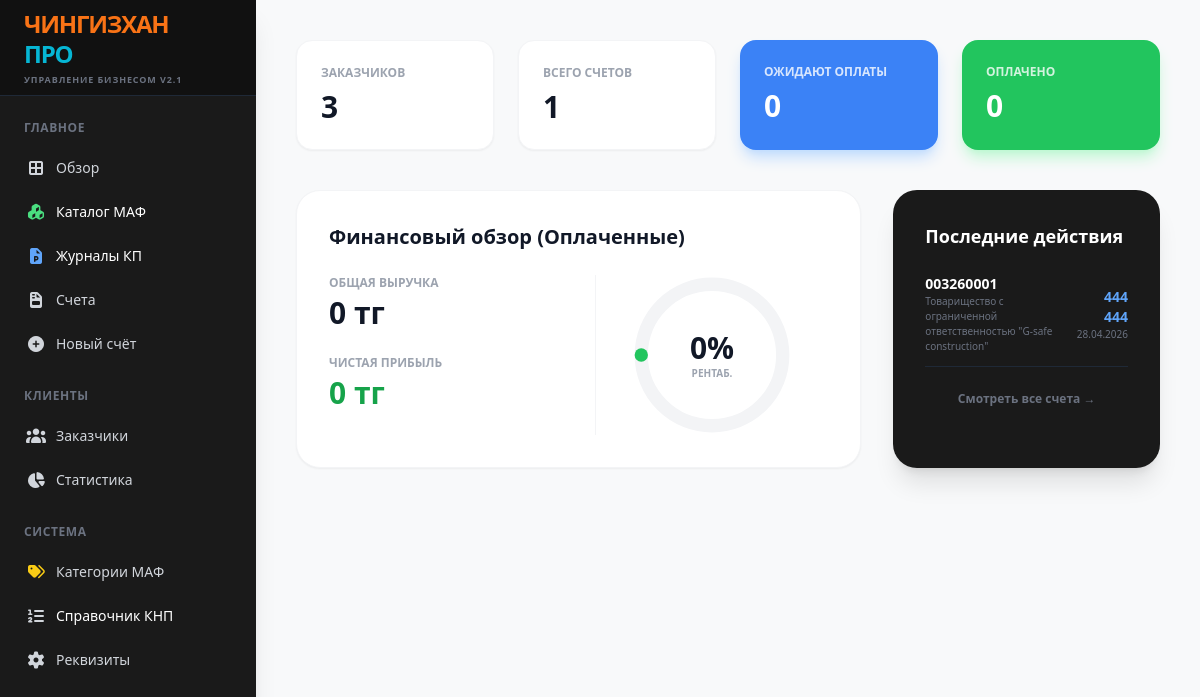
Before: / with the older database file.
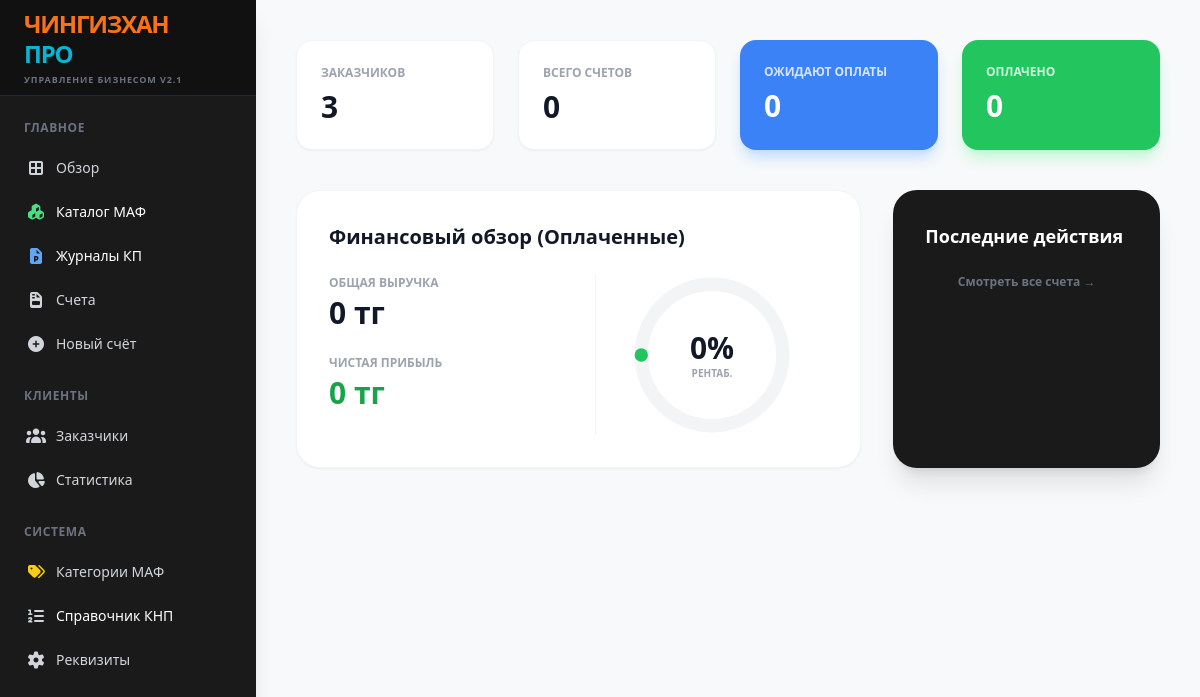
After: the same page with the newer database file.
### tables this page shows
CREATE TABLE invoices (id TEXT PRIMARY KEY, client_id TEXT, date TEXT, subtotal REAL, vat_rate REAL, vat_amount REAL, total REAL, status INTEGER DEFAULT 0, knp TEXT DEFAULT "859", markup REAL DEFAULT 0);

CREATE TABLE clients (id TEXT PRIMARY KEY, name TEXT, bin TEXT, contact TEXT, address TEXT);

### app.py (the view)
@app.route('/')
def dashboard():
    with sqlite3.connect(DB_NAME) as conn:
        c = conn.cursor()
        stats = {'clients': c.execute("SELECT COUNT(*) FROM clients").fetchone()[0], 'invoices': c.execute("SELECT COUNT(*) FROM invoices").fetchone()[0], 'drafts': c.execute("SELECT COUNT(*) FROM invoices WHERE status = 0").fetchone()[0], 'pending': c.execute("SELECT COUNT(*) FROM invoices WHERE status = 1").fetchone()[0], 'paid': c.execute("SELECT COUNT(*) FROM invoices WHERE status = 2").fetchone()[0]}
        paid_invoices = c.execute("SELECT id, total FROM invoices WHERE status = 2").fetchall()
        total_revenue = sum(inv[1] for inv in paid_invoices)
        total_costs = 0
        for inv in paid_invoices:
            costs = c.execute("SELECT SUM(value) FROM internal_costs WHERE invoice_id = ?", (inv[0],)).fetchone()[0]
            if costs: total_costs += costs
        fin_stats = {'revenue': total_revenue, 'costs': total_costs, 'profit': total_revenue - total_costs, 'margin': ((total_revenue - total_costs) / total_revenue * 100) if total_revenue > 0 else 0}
        recent = c.execute("SELECT i.id, c.name, i.date, i.total, i.status FROM invoices i LEFT JOIN clients c ON i.client_id = c.id ORDER BY i.date DESC LIMIT 5").fetchall()
    return render_template('dashboard.html', **stats, fin_stats=fin_stats, recent=recent)

### templates/dashboard.html
{% extends "base.html" %}
{% block content %}
<div class="p-10 max-w-7xl mx-auto">
    <div class="grid grid-cols-4 gap-6 mb-10">
        <div class="bg-white p-6 rounded-2xl shadow-sm border border-gray-100"><div class="text-gray-400 text-xs font-bold uppercase mb-2">Заказчиков</div><div class="text-3xl font-black text-gray-900">{{ clients }}</div></div>
        <div class="bg-white p-6 rounded-2xl shadow-sm border border-gray-100"><div class="text-gray-400 text-xs font-bold uppercase mb-2">Всего счетов</div><div class="text-3xl font-black text-gray-900">{{ invoices }}</div></div>
        <div class="bg-blue-500 p-6 rounded-2xl shadow-lg shadow-blue-200 text-white"><div class="opacity-80 text-xs font-bold uppercase mb-2">Ожидают оплаты</div><div class="text-3xl font-black">{{ pending }}</div></div>
        <div class="bg-green-500 p-6 rounded-2xl shadow-lg shadow-green-200 text-white"><div class="opacity-80 text-xs font-bold uppercase mb-2">Оплачено</div><div class="text-3xl font-black">{{ paid }}</div></div>
    </div>
    <div class="grid grid-cols-3 gap-8 mb-10">
        <div class="col-span-2 bg-white p-8 rounded-3xl shadow-sm border border-gray-100">
            <h3 class="text-xl font-black text-gray-900 mb-6">Финансовый обзор (Оплаченные)</h3>
            <div class="grid grid-cols-2 gap-8">
                <div class="space-y-6">
                    <div><p class="text-gray-400 text-xs font-bold uppercase mb-1">Общая выручка</p><p class="text-3xl font-black text-gray-900">{{ '{:,.0f}'.format(fin_stats.revenue).replace(',', ' ') }} тг</p></div>
                    <div><p class="text-gray-400 text-xs font-bold uppercase mb-1">Чистая прибыль</p><p class="text-3xl font-black text-green-600">{{ '{:,.0f}'.format(fin_stats.profit).replace(',', ' ') }} тг</p></div>
                </div>
                <div class="flex flex-col items-center justify-center border-l border-gray-100">
                    <div class="relative w-40 h-40">
                        <svg class="w-full h-full transform -rotate-90" viewBox="0 0 36 36">
                            <path class="text-gray-100" stroke-width="3" stroke="currentColor" fill="none" d="M18 2.0845 a 15.9155 15.9155 0 0 1 0 31.831 a 15.9155 15.9155 0 0 1 0 -31.831" />
                            <path class="text-green-500 transition-all duration-1000 ease-out" stroke-width="3" stroke-dasharray="{{ fin_stats.margin }}, 100" stroke-linecap="round" stroke="currentColor" fill="none" d="M18 2.0845 a 15.9155 15.9155 0 0 1 0 31.831 a 15.9155 15.9155 0 0 1 0 -31.831" />
                        </svg>
                        <div class="absolute inset-0 flex flex-col items-center justify-center">
                            <span class="text-3xl font-black text-gray-900">{{ fin_stats.margin|round|int }}%</span>
                            <span class="text-[10px] font-bold text-gray-400 uppercase">Рентаб.</span>
                        </div>
                    </div>
                </div>
            </div>
        </div>
        <div class="bg-[#1a1a1a] p-8 rounded-3xl shadow-xl text-white">
            <h3 class="text-lg font-bold mb-6">Последние действия</h3>
            <div class="space-y-4">
                {% for r in recent %}
                <div class="flex justify-between items-center border-b border-gray-800 pb-3">
                    <div><p class="font-bold text-sm">{{ r[0] }}</p><p class="text-[10px] text-gray-500">{{ r[1] }}</p></div>
                    <div class="text-right"><p class="font-bold text-sm text-blue-400">{{ '{:,.0f}'.format(r[3]).replace(',', ' ') }}</p><p class="text-[10px] text-gray-500">{{ r[2] }}</p></div>
                </div>
                {% endfor %}
            </div>
            <a href="/invoices" class="block text-center mt-6 text-xs font-bold text-gray-500 hover:text-white transition">Смотреть все счета →</a>
        </div>
    </div>
</div>
{% endblock %}

Changed rows visible on the page:
removed invoices: id "003260001", name "Товарищество с ограниченной ответственностью \"G-safe construction\"", total "444 444", date "28.04.2026"
Other visible differences:
{{ invoices }}: "1" → "0"
